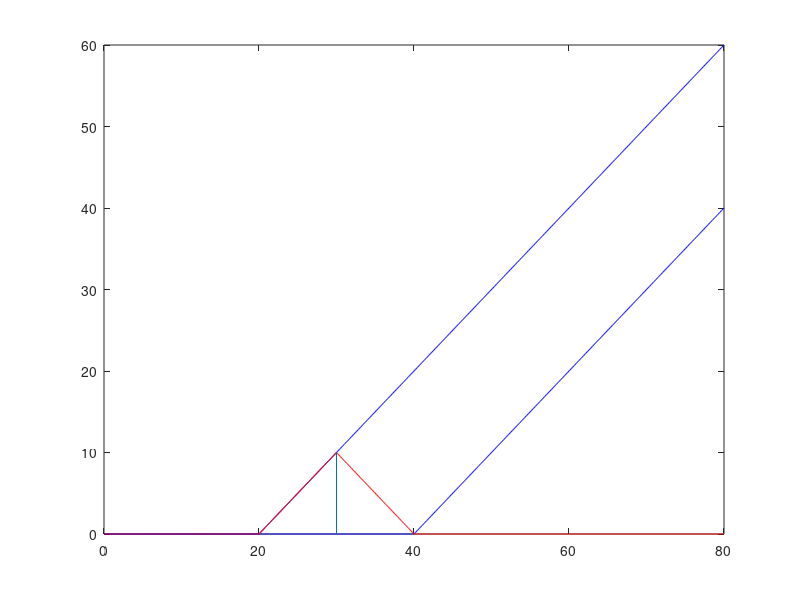

Recreate this plot in MATLAB. (Note: this script raises an error after producing the figure.)
e1=20;
e3=40;
e2=(e1+e3)/2;
s=linspace(0,80,1000);
plot(s,max(s-e1,0),'b');
hold on; 
plot(s,max(s-e3,0),'b');
hold on;
plot(s,max(s-e1,0)+max(s-e3,0)-2*max(s-e2,0),'r');
hold on;
em=max(max(s-e1,0)+max(s-e3,0)-2*max(s-e2,0));
plot(line([e2,e2],[em,0]));

xlabel('S(T)');
ylabel('V(T)')
title('Payoff of hw1');
axis([0 80 0 40]);
text(20,1,'E1');
text(30,1,'E2');
text(40,1,'E3');



